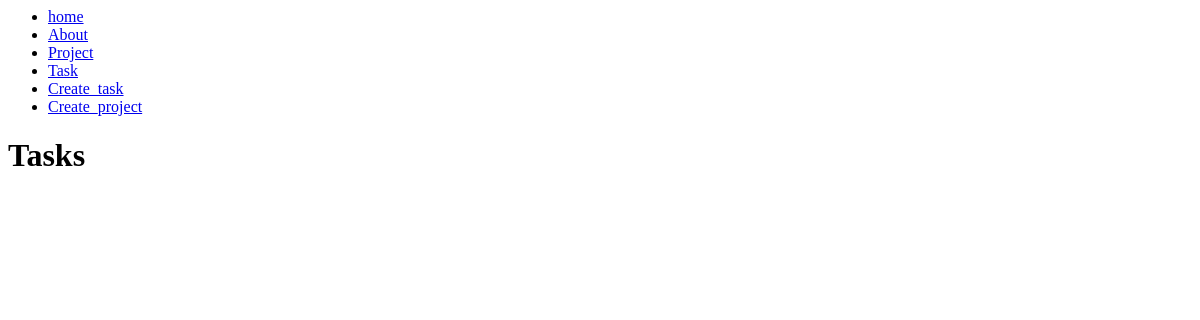
The page /tasks/ on the database as committed earlier.
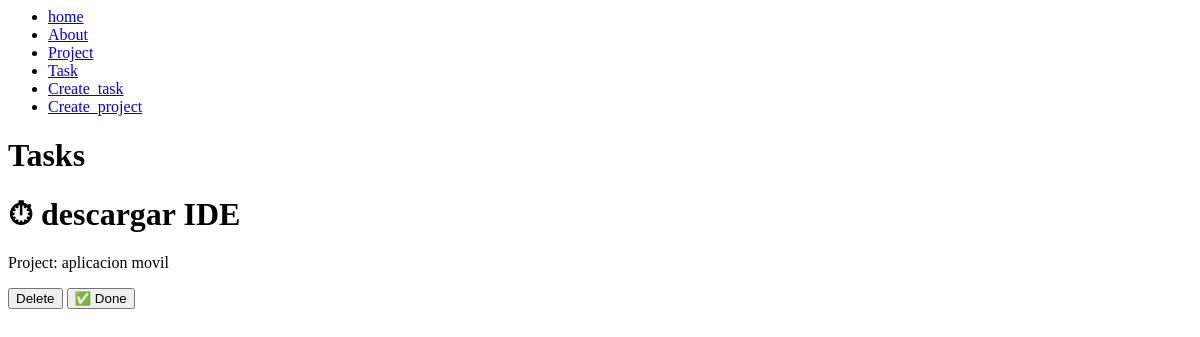
The same page on the database as committed later.
### myapp/models.py (models this page shows, shortened)
class Task(models.Model):
    title = models.CharField(max_length=200)
    description = models.TextField()
    project = models.ForeignKey(Project, on_delete=models.CASCADE)
    done = models.BooleanField(default=False)

class Project(models.Model):
    name = models.CharField(max_length=200)

### myapp/views.py (the view)
# urls.py: path('tasks/', views.tasks, name="tasks"),
def tasks(request):
    tasks = Task.objects.all()
    return render(request, 'tasks/tasks.html',{
       'tasks':tasks
    })

### myapp/templates/tasks/tasks.html (shortened to what this page needs)
{% extends 'layouts/base.html' %}
{% block content %}
<h1>Tasks</h1>
{% for task in tasks %}
<div>
    <h1>{% if task.done == False %} ⏱ {% else %} ✅ {% endif %}  {{task.title}} </h1>
    <p>Project: {{task.project.name}}</p>
    <button>
        Delete
    </button>
    <button>
        ✅ Done
    </button>
</div>
{% endfor %}
{% endblock %}

Rows that differ between the two databases and show on the page:
added Task: title "descargar IDE", project.name "aplicacion movil"
